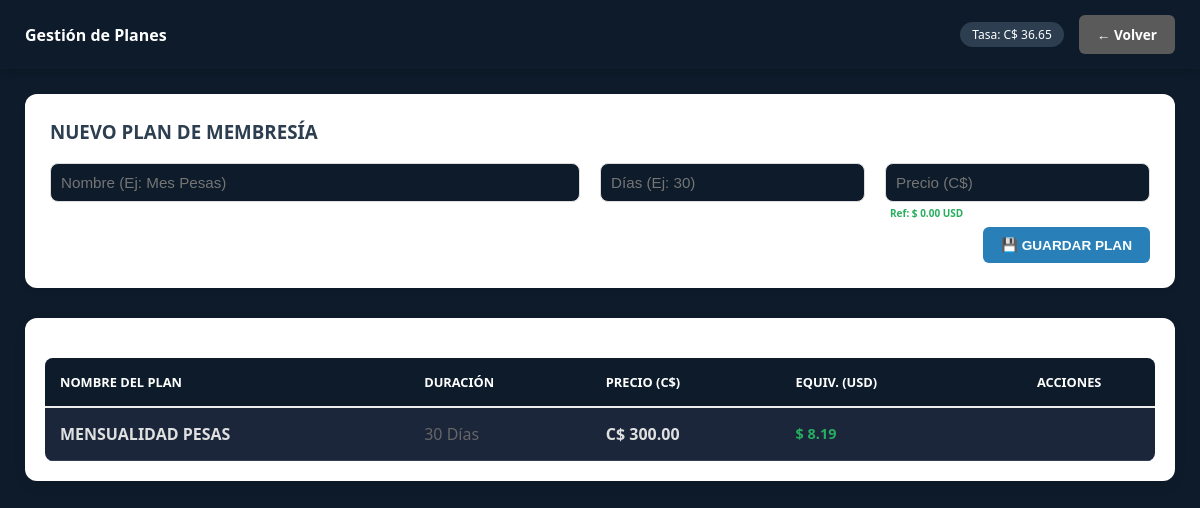
Page /views/admin/gestion_planes.php (signed in) on the committed database.
### tables this page shows
CREATE TABLE `planes` (
  `id` int(11) NOT NULL,
  `nombre_plan` varchar(100) NOT NULL,
  `duracion_dias` int(11) NOT NULL,
  `precio` decimal(10,2) NOT NULL,
  `estado` enum('ACTIVO','INACTIVO') DEFAULT 'ACTIVO'
);

### config/AppConfig.php (called while the page is built, shortened)
<?php
class AppConfig {
    private $conn;
    private $table_name = "configuracion";
    public function __construct($db) {
        $this->conn = $db;
    }
    private function asegurarColumnaTema() {
        try {
            $this->conn->exec("ALTER TABLE configuracion ADD COLUMN tema VARCHAR(20) DEFAULT 'default'");
        } catch (PDOException $e) {}
    }
    public function obtenerConfig() {
        $query = "SELECT * FROM " . $this->table_name . " WHERE id = 1 LIMIT 1";
        $stmt = $this->conn->prepare($query);
        $stmt->execute();
        $this->config_cache = $stmt->fetch(PDO::FETCH_ASSOC);
        return $this->config_cache;
    }
}

### classes/Plan.php (called while the page is built, shortened)
<?php
class Plan {
    private $conn;
    private $table = "planes";
    public function __construct($db) { $this->conn = $db; }
    public function listarTodo() {
        $query = "SELECT * FROM " . $this->table . " ORDER BY precio ASC";
        $stmt = $this->conn->prepare($query);
        $stmt->execute();
        return $stmt;
    }
}

### views/admin/gestion_planes.php (the view, shortened to what this page needs)
<?php
require_once "../../config/AppConfig.php";
require_once "../../classes/Plan.php";
$db = (new Database())->getConnection();
$configObj = new AppConfig($db);
$config = $configObj->obtenerConfig();
$planObj = new Plan($db);
$planes = $planObj->listarTodo();
$tasa = $config['tasa_cambio'] ?? 36.65;
$tema = $_SESSION['tema'] ?? 'default';
?>
<!DOCTYPE html>
<html lang="es">
<head>
    <link rel="stylesheet" href="../../public/css/estilos.css">
</head>
<body class="<?php echo ($tema !== 'default') ? 'tema-' . $tema : ''; ?>">
    <header>
        <div class="logo"><h2><i class="fas fa-tags"></i> Gestión de Planes</h2></div>
        <div style="display:flex; align-items:center; gap:15px;">
            <span class="tasa-ref">Tasa: C$ <?php echo number_format($tasa, 2); ?></span>
            <a href="../dashboard.php" class="btn-volver gris">← Volver</a>
        </div>
    </header>
    <div class="dashboard-wrapper">
        <div style="background: white; padding: 25px; border-radius: 12px; margin-bottom: 30px; box-shadow: 0 4px 6px rgba(0,0,0,0.05);">
            <h3 style="margin-top:0; color:#2c3e50;">NUEVO PLAN DE MEMBRESÍA</h3>
            <form action="../../controllers/PlanController.php" method="POST">
                <div style="display: grid; grid-template-columns: 2fr 1fr 1fr; gap: 20px;">
                    <input type="text" name="nombre_plan" placeholder="Nombre (Ej: Mes Pesas)" required style="padding:10px; border:1px solid #ddd; border-radius:8px;">
                    <input type="number" name="duracion_dias" placeholder="Días (Ej: 30)" required style="padding:10px; border:1px solid #ddd; border-radius:8px;">
                    <div class="input-wrapper">
                        <input type="number" step="0.01" name="precio" id="precio_plan" placeholder="Precio (C$)" required style="padding:10px; border:1px solid #ddd; border-radius:8px; width:100%;">
                        <small id="hint_usd" class="input-hint">Ref: $ 0.00 USD</small>
                    </div>
                </div>
                <div style="text-align:right; margin-top:25px;">
                    <button type="submit" name="agregar" class="btn-accion" style="border:none; cursor:pointer; background:#2980b9;">💾 GUARDAR PLAN</button>
                </div>
            </form>
        </div>
        <div style="background: white; padding: 20px; border-radius: 12px; box-shadow: 0 4px 15px rgba(0,0,0,0.05);">
            <table style="width: 100%; border-collapse: collapse;">
                <thead>
                    <tr style="background: #f8f9fa; color: #7f8c8d; text-align: left; border-bottom: 2px solid #eee;">
                        <th style="padding: 15px;">NOMBRE DEL PLAN</th>
                        <th style="padding: 15px;">DURACIÓN</th>
                        <th style="padding: 15px;">PRECIO (C$)</th>
                        <th style="padding: 15px;">EQUIV. (USD)</th>
                        <th style="padding: 15px; text-align: center;">ACCIONES</th>
                    </tr>
                </thead>
                <tbody>
                    <?php while ($row = $planes->fetch(PDO::FETCH_ASSOC)): ?>
                    <tr style="border-bottom: 1px solid #eee;">
                        <td style="padding: 15px;"><strong><?php echo strtoupper($row['nombre_plan']); ?></strong></td>
                        <td style="padding: 15px; color: #666;"><?php echo $row['duracion_dias']; ?> Días</td>
                        <td style="padding: 15px;"><strong>C$ <?php echo number_format($row['precio'], 2); ?></strong></td>
                        <td style="padding: 15px;">
                            <span class="precio-usd">$ <?php echo number_format($row['precio'] / $tasa, 2); ?></span>
                        </td>
                        <td style="padding: 15px; text-align: center;">
                        </td>
                    </tr>
                    <?php endwhile; ?>
                </tbody>
            </table>
        </div>
    </div>

### public/css/estilos.css (style rules this page uses)
:root { --primary: #27ae60; --secondary: #2c3e50; --danger: #e74c3c; --warning: #f39c12; --info: #3498db; --dark: #1a1a1a; --light: #f4f4f4; --bg-body: #f4f4f4; --bg-card: #ffffff; --text-main: #333333; --text-muted: #666666; --border-color: #dddddd; --header-bg: #2c3e50; --input-bg: #ffffff; --input-text: #333333; --input-border: #cccccc; --link-color: #2980b9; }
body.tema-darkblue { --primary: #3498db; --secondary: #0d1b2a; --danger: #e74c3c; --warning: #f39c12; --info: #5dade2; --dark: #f4f4f4; --light: #1b263b; --bg-body: #0d1b2a; --bg-card: #1b263b; --text-main: #e0e0e0; --text-muted: #94a3b8; --border-color: #334155; --header-bg: #0d1b2a; --input-bg: #0d1b2a; --input-text: #e0e0e0; --input-border: #334155; --link-color: #3498db; }
* { box-sizing: border-box; }
body { font-family: 'Segoe UI', Tahoma, Geneva, Verdana, sans-serif; background-color: var(--bg-body); color: var(--text-main); margin: 0; }
header { background: var(--header-bg); color: white; padding: 15px 25px; display: flex; justify-content: space-between; align-items: center; box-shadow: 0 2px 10px rgba(0,0,0,0.2); }
.dashboard-wrapper { padding: 25px; max-width: 1400px; margin: 0 auto; }
.btn-accion, .btn-menu { display: inline-block; padding: 10px 18px; background: var(--secondary); color: white !important; text-decoration: none; border-radius: 6px; font-weight: 600; font-size: 0.85rem; transition: all 0.2s ease; border: none; cursor: pointer; }
.btn-volver { display: inline-block; padding: 8px 15px; background: var(--header-bg); color: white; text-decoration: none; border-radius: 5px; font-size: 0.8rem; font-weight: 600; }
table { width: 100%; border-collapse: collapse; background: var(--bg-card); color: var(--text-main); border-radius: 8px; overflow: hidden; margin-top: 20px; }
th { background: var(--header-bg); color: white; padding: 14px 12px; text-align: left; font-size: 0.8rem; text-transform: uppercase; }
td { padding: 12px; border-bottom: 1px solid var(--border-color); }
input, select, textarea { background: var(--input-bg); color: var(--input-text); border: 1px solid var(--input-border); padding: 12px; border-radius: 6px; font-size: 0.95rem; width: 100%; }
h1, h2, h3, h4, h5, h6 { color: var(--text-main); margin-top: 0; }
a { color: var(--link-color); text-decoration: none; }
.logo h2 { color: white; font-size: 1rem; margin: 0; }
body.tema-oscuro header h2, body.tema-darkblue header h2 { color: white; }
body.tema-oscuro .logo h2, body.tema-darkblue .logo h2 { color: white; }
.btn-volver { display: inline-block; padding: 10px 18px; background: var(--secondary); color: white !important; text-decoration: none; border-radius: 6px; font-weight: 600; font-size: 0.85rem; transition: all 0.2s ease; }
.btn-volver.gris { background: #7f8c8d; }
body.tema-oscuro .btn-volver.gris, body.tema-darkblue .btn-volver.gris { background: #5a5a5a; }

### views/admin/gestion_planes.php (style rules this page uses)
.tasa-ref { font-size: 12px; background: #2c3e50; color: white; padding: 4px 12px; border-radius: 15px; }
.precio-usd { color: #27ae60; font-weight: bold; font-size: 0.9rem; display: block; }
.input-wrapper { position: relative; width: 100%; }
.input-hint { position: absolute; bottom: -18px; left: 5px; font-size: 10px; color: #27ae60; font-weight: bold; }

### rows in the picture
planes: nombre_plan "MENSUALIDAD PESAS", duracion_dias "30", precio "300.00", $row['precio']/$tasa "8.19"

### other values in the picture
$tasa "36.65"
